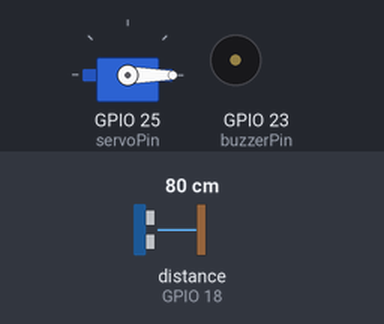
The sketch below on a simulated ESP32. Parts: servo, buzzer (waves = sounding). Wiring (inferred from the names in the program): ultrasonic range finder: trigger GPIO 5; echo GPIO 18. The inputs (shaded band) are chosen by the test bench; at power-on: distance to the obstacle (sensor on GPIO 18) 80 cm. The echo pulse lasts 58.3 µs per cm; WiFi joins after 1.5 s; servers stay silent unless stated; uploads are accepted with an empty reply; what the sketch prints to the serial monitor is not drawn.

Above: at 2.7 s.
2.8 s: distance to the obstacle (sensor on GPIO 18) set to 6 cm
13.0 s: distance to the obstacle (sensor on GPIO 18) set to 3 cm
At 22.7 s:
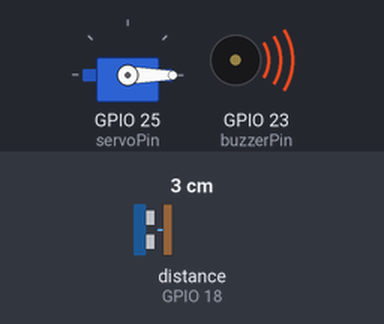
At 23.5 s:
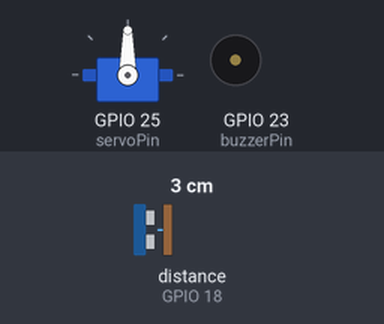
Timing chart, 0 to 35.6 s (numbered marks = the images above; inputs shaded):
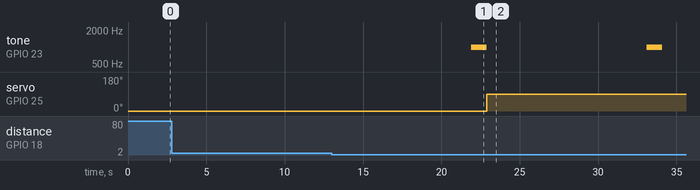

The sketch:

bin_alert_system.ino
```cpp
#include <WiFi.h>
#include <HTTPClient.h>
#include <ESP32Servo.h> // -- NEW -- Servo library

// ✅ Replace with your WiFi credentials
const char* ssid = "Genius";
const char* password = "1234567890";

// ✅ Replace with your actual MongoDB binId (_id, not binId number!)
const String binId = "";
const String serverName = "https://smart-waste-bin-management-system.onrender.com/api/bin/" + binId + "/data";

// Sensor and buzzer pins
const int trigPin = 5;
const int echoPin = 18;
const int buzzerPin = 23;

// -- NEW -- Servo motor setup
const int servoPin = 25; // GPIO 25 for the servo, you can change this
#define LOCKED_POSITION 90
#define UNLOCKED_POSITION 0
Servo myServo;

long duration;
int distance;
int binHeight = 30; // in cm
int fillLevel = 0;

void setup() {
  Serial.begin(115200);
  pinMode(trigPin, OUTPUT);
  pinMode(echoPin, INPUT);
  pinMode(buzzerPin, OUTPUT);

  // -- NEW -- Initialize servo
  myServo.attach(servoPin);
  myServo.write(UNLOCKED_POSITION); // Start with the lid unlocked
  Serial.println("Servo Initialized to UNLOCKED");

  WiFi.begin(ssid, password);
  Serial.print("Connecting to WiFi");
  while (WiFi.status() != WL_CONNECTED) {
    delay(500);
    Serial.print(".");
  }
  Serial.println("\nConnected to WiFi");
}

void reconnectWiFi() {
  if (WiFi.status() != WL_CONNECTED) {
    Serial.print("Reconnecting to WiFi");
    WiFi.disconnect();
    WiFi.begin(ssid, password);
    while (WiFi.status() != WL_CONNECTED) {
      delay(500);
      Serial.print(".");
    }
    Serial.println("\nReconnected");
  }
}

void loop() {
  reconnectWiFi();

  // Trigger ultrasonic measurement
  digitalWrite(trigPin, LOW);
  delayMicroseconds(2);
  digitalWrite(trigPin, HIGH);
  delayMicroseconds(10);
  digitalWrite(trigPin, LOW);

  duration = pulseIn(echoPin, HIGH);
  distance = duration * 0.034 / 2;

  // Calculate fill level
  fillLevel = map(distance, 0, binHeight, 100, 0);
  fillLevel = constrain(fillLevel, 0, 100);

  Serial.print("Fill Level: ");
  Serial.print(fillLevel);
  Serial.println("%");

  // -- MODIFIED -- Added servo logic
  if (fillLevel >= 90) {
    // Alert and lock if the bin is full
    tone(buzzerPin, 1000, 1000); // Buzzer sounds for 1 second
    delay(1000);
    noTone(buzzerPin);

    myServo.write(LOCKED_POSITION);
    Serial.println("LID LOCKED");
  } else {
    // Ensure lid is unlocked if not full
    myServo.write(UNLOCKED_POSITION);
    Serial.println("LID UNLOCKED");
  }

  // Send to backend
  if (WiFi.status() == WL_CONNECTED) {
    HTTPClient http;
    http.begin(serverName);
    http.addHeader("Content-Type", "application/json");
    // Optional: Add auth if needed
    // http.addHeader("Authorization", "Bearer YOUR_TOKEN");

    String payload = "{\"fillLevel\":" + String(fillLevel) + "}";
    int code = http.POST(payload);

    if (code > 0) {
      String res = http.getString();
      Serial.println("Server response: " + res);
    } else {
      Serial.print("HTTP Error: ");
      Serial.println(code);
    }

    http.end();
  } else {
    Serial.println("WiFi disconnected!");
  }

  delay(10000); // Run every 10 seconds
}
```

Measured:
- the behaviour switches between 5 and 4 cm on distance to the obstacle (sensor on GPIO 18) (found by bisection; images 0 and 1)
- after the input at 2.8 s, every drawn part: stays the same
- after the input at 13.0 s, tone on GPIO 23 (buzzerPin): alternates 1000 Hz for 1.0 s and silent for 10.2 s, starting after 8.9 s; servo on GPIO 25 (servoPin): 0° → 90° after 9.9 s
